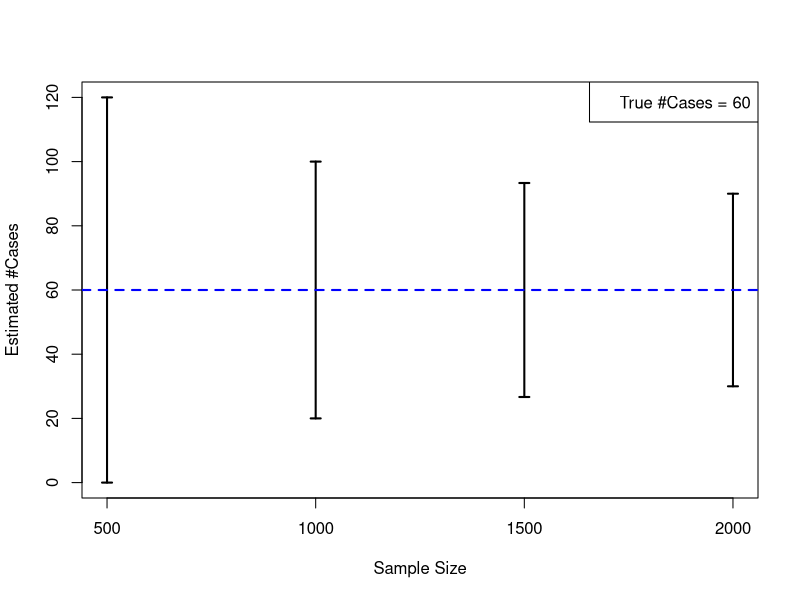

R code for this plot:
## ---- chunk 1
knitr::opts_chunk$set(echo = TRUE)
## ---- chunk 2
get_pool_fraction <- function(pool_size, prob_positive) {
  1 / pool_size + 1 - (1 - prob_positive)^pool_size
}
get_optimal_pool <- function(prob_positive) {
  k <- 1:100
  k[which.min(get_pool_fraction(k, prob_positive))]
}
get_optimal_pool_fraction <- function(prob_positive) {
  k <- get_optimal_pool(prob_positive)
  get_pool_fraction(k, prob_positive)
}
get_pool_tests <- function(n, pool_size, prob_positive) {
  round(n * get_pool_fraction(pool_size, prob_positive))
}
## ---- chunk 3
N <- 20000
cases <- (2:10) * 10 
prevalence <- 100 * cases / N
n_tests <- round((20000 + 1) / (cases + 1))
foo <- as.data.frame(cbind(cases, prevalence, n_tests))
knitr::kable(foo, col.names = c('#Cases ($C$)', 'Prevalence (%)', 'Expected #Samples'),
             caption = 'Expected number of samples before the first positive result under random sampling without replacement from a population of size 20,000.')
## ---- chunk 4
get_est_range <- function(sample_size, Npositive, popn_size = 20000, alpha = 0.2) {
  Plower <- qhyper(alpha / 2, Npositive, popn_size - Npositive, sample_size)
  Pupper <- qhyper(1 - alpha / 2, Npositive, popn_size - Npositive, sample_size)
  Elower <- popn_size * Plower / sample_size
  Eupper <- popn_size * Pupper / sample_size
  return(c(floor(Elower), ceiling(Eupper)))
}
get_exact_prob <- function(sample_size, Npositive, popn_size = 20000, alpha = 0.2) {
  Plower <- qhyper(alpha / 2, Npositive, popn_size - Npositive, sample_size)
  Pupper <- qhyper(1 - alpha / 2, Npositive, popn_size - Npositive, sample_size)
  sum(dhyper(Plower:Pupper, Npositive, popn_size - Npositive, sample_size))
}
Vget_exact_prob <- Vectorize(get_exact_prob, 'sample_size')
plot_est_range <- function(sample_size, Npositive, popn_size = 20000, alpha = 0.2) {
# vectorized over sample_size
  Plower <- qhyper(alpha / 2, Npositive, popn_size - Npositive, sample_size)
  Pupper <- qhyper(1 - alpha / 2, Npositive, popn_size - Npositive, sample_size)
  Elower <- popn_size * Plower / sample_size
  Eupper <- popn_size * Pupper / sample_size
  matplot(sample_size, cbind(Elower, Eupper),
          xlab = 'Sample Size', ylab = 'Estimated #Cases',
          main = '', pch = '')
  arrows(sample_size, Elower, sample_size, Eupper, length = 0.05,
         angle = 90, code = 3, lwd = 2)
  abline(h = Npositive, lty = 2, col = 'blue', lwd = 2)
  title1 <- 'True #Cases = '
  title2 <- bquote(.(Npositive))
  mytitle <- paste0(title1, title2)
  legend('topright', legend = mytitle)
}
## ---- chunk 5
plot_est_range(c(500, 1000, 1500, 2000), 60)
## ---- chunk 6
get_power <- function(n, p, p0, N = 20000, alpha = 0.1) {
  finite_correct <- (N - n) / (N - 1) # finite popn correction
  mu <- (p - p0) / sqrt(finite_correct * p0 * (1 - p0) /n)
  s <- sqrt(p * (1 - p) / (p0 * (1 - p0)))
  alpha <- 0.1
  critical_value <- qnorm(0.9)
  return(1 - pnorm(critical_value, mu, s))
}
## ---- chunk 7
get_false_positive <- function(prev, sens, spec) {
# everything is in %
  term1 <- (100 - spec) / sens
  term2 <- (100 - prev) / prev
  return(100 - 100 / (1 + term1 * term2))
}
